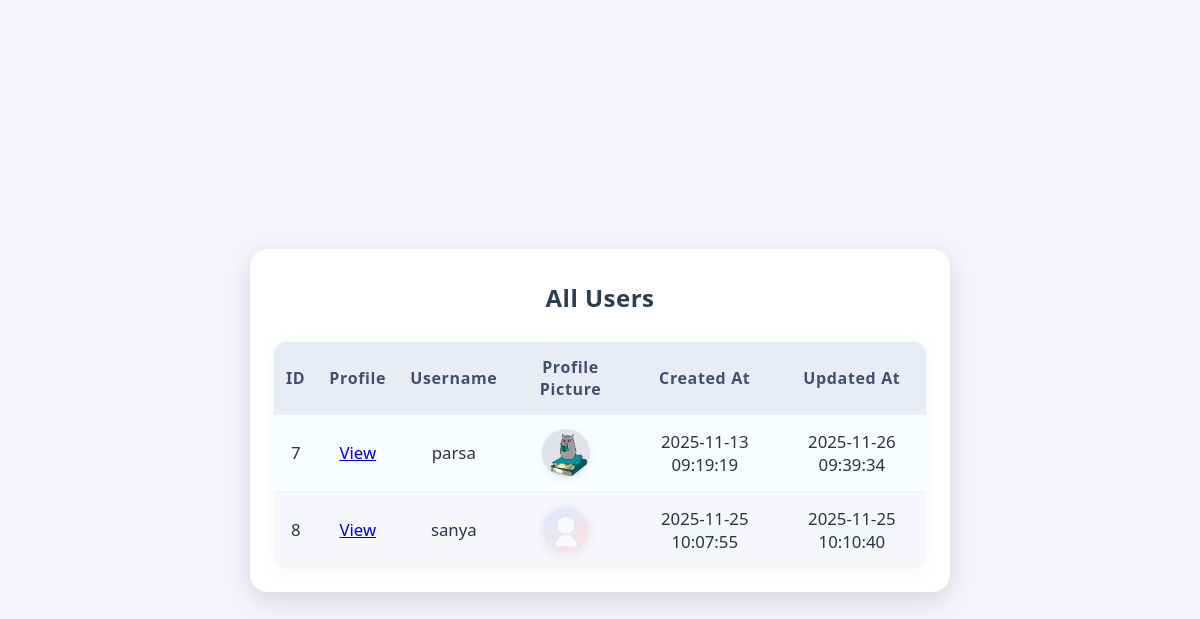
Page /all_users.php on the earlier database version.
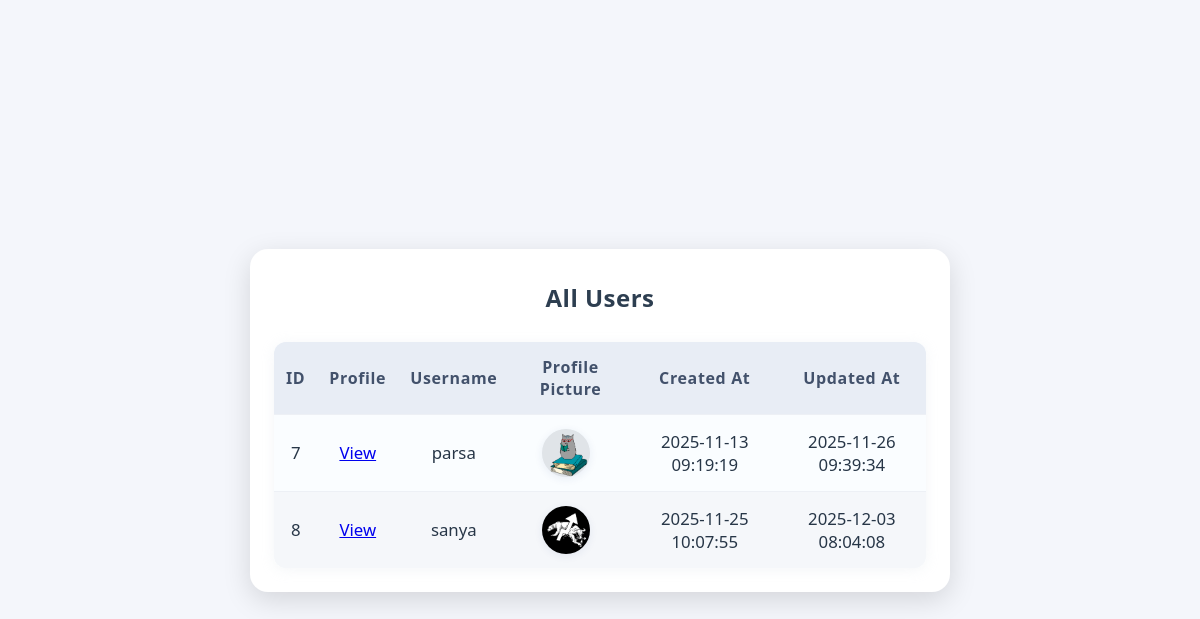
Same page on the later database version.
### tables this page shows
CREATE TABLE `users` (
  `id` int unsigned NOT NULL AUTO_INCREMENT,
  `name` varchar(100) NOT NULL,
  `username` varchar(50) NOT NULL,
  `email` varchar(100) NOT NULL,
  `password` varchar(255) NOT NULL,
  `created_at` datetime DEFAULT CURRENT_TIMESTAMP,
  `updated_at` datetime DEFAULT CURRENT_TIMESTAMP ON UPDATE CURRENT_TIMESTAMP,
  `reset_token` varchar(32) DEFAULT NULL,
  `profile_picture` varchar(255) NOT NULL DEFAULT 'default.png',
  `bio` text,
  PRIMARY KEY (`id`),
  UNIQUE KEY `username` (`username`),
  UNIQUE KEY `email` (`email`),
  UNIQUE KEY `reset_token` (`reset_token`)
);

### all_users.php (the view, shortened to what this page needs)
<?php
require_once 'mysql.php';
$sql = "SELECT id, username, profile_picture, created_at, updated_at FROM users";
$result = $conn->query($sql);
echo '<!DOCTYPE html>
<html lang="en">
<head>
    <link rel="stylesheet" href="statics/style.css" />
</head>
<body>
    <div class="users-wrapper">
        <h1>All Users</h1>
        <table>
            <thead>
                <tr>
                    <th class="center-column">ID</th>
                    <th class="center-column">Profile</th>
                    <th class="center-column">Username</th>
                    <th class="center-column">Profile Picture</th>
                    <th class="center-column">Created At</th>
                    <th class="center-column">Updated At</th>
                </tr>
            </thead>
            <tbody>';
if ($result && $result->num_rows > 0) {
    while($row = $result->fetch_assoc()) {
        $profilePic = 'statics/default-avatar.svg';
        if (!empty($row['profile_picture'])) {
            $sanitizedFile = basename($row['profile_picture']);
            $candidateRelativePath = 'uploads/' . $sanitizedFile;
            $candidateAbsolutePath = __DIR__ . '/' . $candidateRelativePath;
            if (is_file($candidateAbsolutePath)) {
                $profilePic = $candidateRelativePath;
            }
        }
        echo '<tr>
            <td class="center-column">' . htmlspecialchars($row["id"]) . '</td>
            <td class="center-column">
                <a href="panel.php?user_id=' . urlencode($row['id']) . '">View</a>
            </td>
            <td class="center-column">' . htmlspecialchars($row["username"]) . '</td>
            <td class="center-column"><img src="' . htmlspecialchars($profilePic) . '" alt="Profile Picture"></td>
            <td class="center-column">' . htmlspecialchars($row["created_at"]) . '</td>
            <td class="center-column">' . htmlspecialchars($row["updated_at"]) . '</td>
        </tr>';
    }
} else {
    echo '<tr><td colspan="4" style="text-align:center;color:#789;">No users found.</td></tr>';
}
echo '        </tbody>
        </table>
    </div>
</body>
</html>';

### statics/style.css (style rules this page uses)
* { box-sizing: border-box; }
body { margin: 0; min-height: 100vh; font-family: system-ui, -apple-system, sans-serif; background: #f5f5f5; color: #333; display: flex; align-items: center; justify-content: center; padding: 1rem; }
h1 { margin: 0 0 0.5rem; font-size: 1.5rem; font-weight: 600; }
:root { --panel-bg: linear-gradient(135deg, #eef2ff, #fef3c7); --panel-card-bg: #fff; --panel-border: rgba(15, 23, 42, 0.08); --panel-shadow: 0 25px 60px rgba(15, 23, 42, 0.12); --panel-radius: 18px; --panel-text: #0f172a; --panel-muted: #64748b; --panel-accent: #2563eb; --panel-accent-soft: rgba(37, 99, 235, 0.12); --panel-success: #0f9d58; }

### all_users.php (style rules this page uses)
body { background: #f4f6fb; font-family: "Segoe UI", Arial, sans-serif; margin: 0; padding: 0; }
.users-wrapper { background: #fff; max-width: 700px; margin: 40px auto 0 auto; padding: 32px 24px 24px 24px; border-radius: 18px; box-shadow: 0 8px 28px #0002; }
h1 { text-align: center; color: #2d3e50; margin: 0 0 28px 0; font-weight: 700; letter-spacing: 0.02em; }
table { width: 100%; border-collapse: collapse; background: #fafdff; border-radius: 12px; overflow: hidden; box-shadow: 0 2px 14px #c7d1dd33; }
thead tr { background: #e8edf5; }
th, td { padding: 14px 12px; text-align: left; }
th { font-weight: 600; color: #42516b; letter-spacing: 0.04em; }
tbody tr { border-top: 1px solid #edf0f5; }
tbody tr:nth-child(even) { background: #f5f7fa; }
td img { box-shadow: 0 2px 8px #20408015; background: #e0e4e8; border-radius: 50%; vertical-align: middle; margin-right: 0.5em; width: 48px; height: 48px; object-fit: cover; }
td { color: #273647; vertical-align: middle; font-size: 1.05em; }
.center-column { text-align: center; }

Differences in the rows shown:
changed users "sanya": profile_picture: picture added in place of a placeholder; updated_at "2025-11-25 10:10:40" → "2025-12-03 08:04:08"
